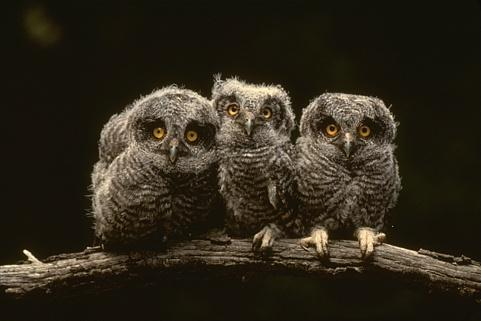
#> input picture modules/k-means/image.jpg, 481 x 321 px, given in place of input2.jpg, which was not available
$ python k_means_gray.py   (Python 2 division)
#> lines starting #> are read from the running program, lines starting #| are printed output that depends on the picture; after the words box and inside, x2 and y2 are one past the last pixel; in counts of white or black regions, pixels touching at a corner belong together; pictures that were not available may be replaced by others from this repository, and a replacement may not be noted
# K- mean Clustering Algorithm for Gray Scale Image
import numpy as np
from pylab import *
import matplotlib.pyplot as plt

import cv2 #used only for reading and displaying the output

# Function to find the centroids of the clusters
def NewCentroid(points,x):
    summ= 0
    for i in points[x]:
        summ = summ + I[i[0],i[1]]
        newpoints= summ/len(points[x])
    return newpoints

# Entrylevel main function for finding the k means
def KmeansGrayScale(I):
    # Manually defined intensities for the cluster points
    k=[0, 70, 180]
    iterations= 4
    for x in range(iterations):
        points=[[],[],[]]
        for i in range(len(I[:,0])):
            for j in range(len(I[0,:])):
                d = [abs(I[i,j]-k[0]), abs(I[i,j]-k[1]), abs(I[i,j]-k[2])]
                if d[0] == min(d):
                    points[0].append([i,j])
                if d[1] == min(d):
                    points[1].append([i,j])
                if d[2] == min(d):
                    points[2].append([i,j])

        #Update the centroid points
        k[0]= NewCentroid(points,0)
        k[1]= NewCentroid(points,1)
        k[2]= NewCentroid(points,2)

    im0= np.ones(shape(I)) *255
    im1= np.ones(shape(I)) *255
    im2= np.ones(shape(I)) *255

    for i in points[0]:
        im0[i[0],i[1]]=0
    for i in points[1]:
        im1[i[0],i[1]]=0
    for i in points[2]:
        im2[i[0],i[1]]=0

    return im2

I = cv2.imread('input2.jpg', 0)
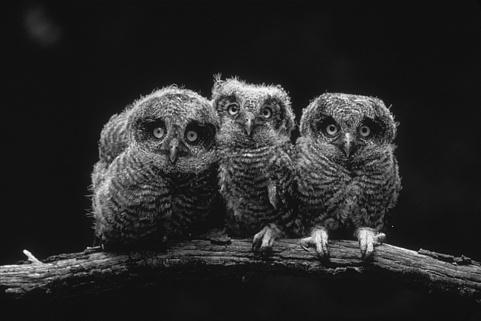
#> I: shape (321, 481); min 0, max 255, mean 41.1
Im= KmeansGrayScale(I)
#> after the loop in KmeansGrayScale, `for x in range(iterations):`: k = [20, 81, 155]
#> the loop in KmeansGrayScale, `for i in points[0]:` made 118308 passes
#> i on passes 1 to 3: [0, 0], [0, 1], [0, 2]
#> after the loop in KmeansGrayScale, `for i in points[0]:`:
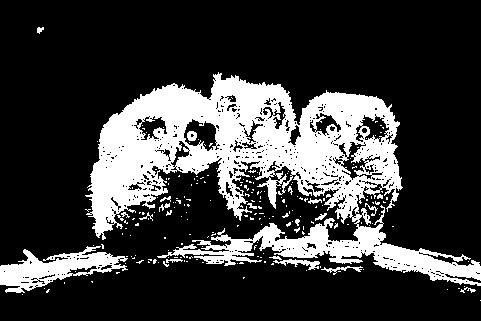
#> im0: shape (321, 481) float64; 23.4% white; 211 white regions (191 under 20 px), largest, box (x1, y1, x2, y2) and area: (85, 72, 481, 286) 31833, (0, 246, 128, 293) 2665, (273, 259, 320, 270) 202
#> the loop in KmeansGrayScale, `for i in points[1]:` made 23340 passes
#> i on passes 1 to 3: [27, 38], [27, 39], [27, 42]
#> after the loop in KmeansGrayScale, `for i in points[1]:`:
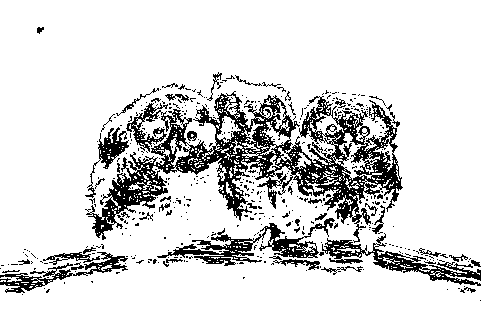
#> im1: shape (321, 481) float64; 84.9% white; 418 black regions (371 under 20 px), largest, box (x1, y1, x2, y2) and area: (86, 91, 403, 243) 14072, (157, 218, 335, 266) 2136, (322, 233, 481, 286) 1861
#> the loop in KmeansGrayScale, `for i in points[2]:` made 12753 passes
#> i on passes 1 to 3: [74, 218], [76, 219], [76, 235]
#> after the loop in KmeansGrayScale, `for i in points[2]:`:
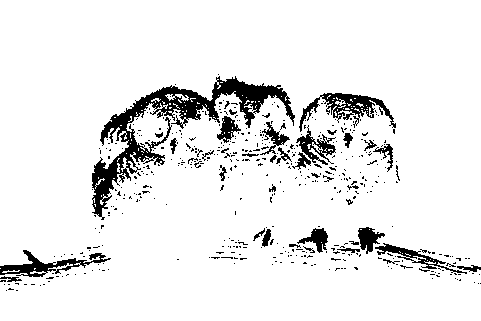
#> im2: shape (321, 481) float64; 91.7% white; 475 black regions (437 under 20 px), largest, box (x1, y1, x2, y2) and area: (92, 76, 295, 220) 5354, (299, 93, 396, 132) 1183, (0, 250, 111, 277) 933
plt.figure()
plt.imshow(Im, cmap = cm.gray)
plt.show()
out = cv2.imread('out2.jpg',0)
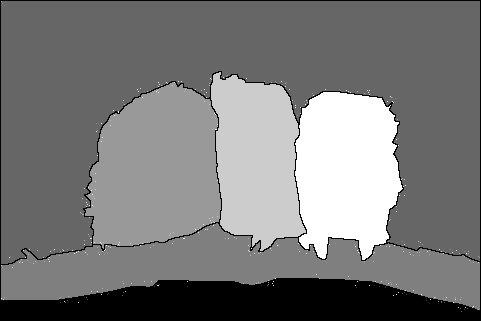
#> input picture modules/k-means/out2.jpg, 481 x 321 px
#> out is the input picture: shape (321, 481); min 0, max 255, mean 121
S = shape(Im)
#> S = (321, 481)
TP = 0.0
TN = 0.0
FP = 0.0
FN = 0.0
for i in range(S[0]):
    for j in range(S[1]):
        if Im[i,j] == 0 and out[i,j] == 0:
            TP += 1
        elif Im[i,j] == 0 and out[i,j] == 255:
            TN += 1
        elif Im[i,j] == 255 and out[i,j] == 0:
            FN += 1
        elif Im[i,j] == 255 and out[i,j] == 255:
            FP += 1

        F = 2 * TP / ((2*TP)+FP+FN)
#> after the loop, FN = 16979; FP = 10737; TN = 3225; TP = 36

print "F Score: ", F
